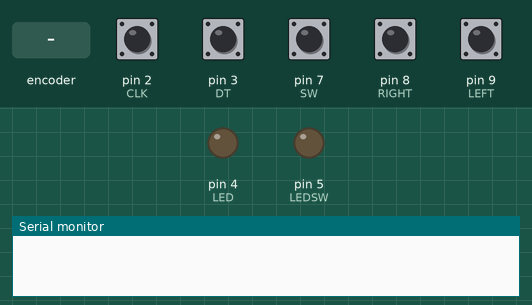
This sketch was run on a simulated Arduino Leonardo, built with avr-gcc and run on an emulated ATmega32U4. Parts: output pins drawn as LEDs (lit = HIGH), the last lines printed to the serial monitor. Inputs (shaded band) come from the test bench; at power-on: pin 2 (CLK), pin 3 (DT), pin 7 (SW), pin 8 (RIGHT), pin 9 (LEFT) HIGH. USB keyboard and mouse output is not drawn.

Above: at 1.2 s.
1.3 s: pin 7 (SW) pulled LOW for 0.15 s
At 2.1 s:
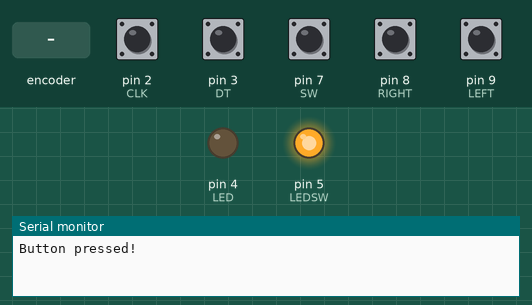
2.9 s: pin 8 (RIGHT) pulled LOW for 0.15 s
4.5 s: rotary encoder on pin 2 (CLK) / pin 3 (DT) turned 1 step (first pin leading)
6.2 s: pin 9 (LEFT) pulled LOW for 0.15 s
7.8 s: pin 7 (SW) pulled LOW for 1 s
At 8.3 s:
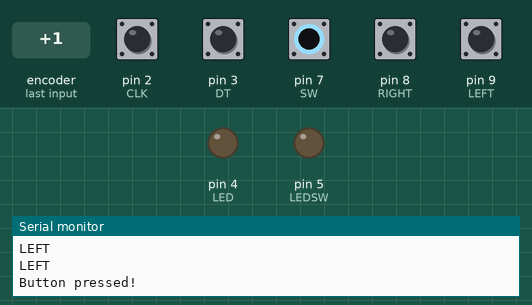
10.3 s: pin 8 (RIGHT) pulled LOW for 1 s
Timing chart, 0 to 13.3 s (numbered marks = the images above; inputs shaded):
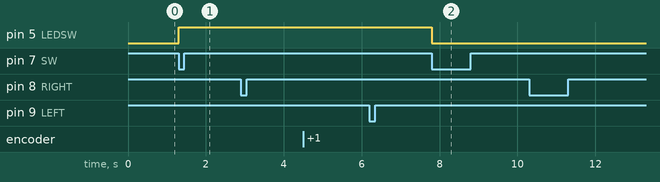

The sketch:

40_Turns__current_.ino
```cpp
#include "Mouse.h"

/*defines constant variables*/
#define CLK 2    //encoder outputA
#define DT 3     //encoder outputB
#define SW 7     //encoder switch
#define LEFT 9   //left horizontal toggle switch
#define RIGHT 8  //left horizontal toggle switch
#define LED 4    //event status LED
#define LEDSW 5  //latch status LED

//Variable for status report and debounce
int counter = 0;

bool latch;
bool status;
int currentStateCLK;
int lastStateCLK;
bool btnState;
unsigned long lastButtonPress = 0;
int range = 10;
String currentDir = "";


void setup() {
  /* Set designate encoder pins */
  pinMode(CLK, INPUT);           //rotary outputA
  pinMode(DT, INPUT);            //rotary outputB
  pinMode(SW, INPUT_PULLUP);     //rotary switch
  pinMode(LED, OUTPUT);          //mouse input status
  pinMode(LEDSW, OUTPUT);        //latch/left mouse click status
  pinMode(LEFT, INPUT_PULLUP);   //horizontal toggle switch left
  pinMode(RIGHT, INPUT_PULLUP);  //horizontal toggle switch right

  // Setup Serial Monitor for display received Data; 9600 is the baud rate (think wordclock)
  Serial.begin(9600);

  // Hands over mouse control can be dangerous if there are errors in the program
  Mouse.begin();

  // Read the initial state of CLK !!REDUNDANT!!
  lastStateCLK = digitalRead(CLK);


  //initializes the "latch/left mouse click" as OFF
  latch = LOW;
}

void loop() {
  /*this is meant to create a "fine/coarse" rotational toggle when the encoder is held while turning...no luck
	*/
  bool btnState = digitalRead(SW);
  if (btnState == LOW) {
    int range = 2;
  } else {
    range = 10;
  }


  // Read the current state of CLK this helps determine any rotary changes and in which direction
  currentStateCLK = digitalRead(CLK);

  /*If last and current state of CLK are different, then an expected pulse has occurred.
  Also it shall react to only 1 state change to avoid double count.
  the next line looks for a change in the encoder's outputs to evaluate movement.
  If the DT state is different than the CLK state then
	the encoder is rotating CCW so decrement if it is the opossite we are moving in the other direction.
  Not exactly certain how this works it is from the arduino site*/


  //--------------------ROTARY ENCODER VERTICAL MOVEMENT--------------------

  //this says...what exactly?
  if (currentStateCLK != lastStateCLK && currentStateCLK == 1) {
    digitalWrite(LED, HIGH);
    if (digitalRead(DT) != currentStateCLK) {
      counter--;
      currentDir = "CCW";
      Mouse.move(0, -range);

    } else {
      counter++;
      currentDir = "CW";
      Mouse.move(0, range);
    }

    /*Displays the status of any rotary enocoder actions*/
    Serial.print("Direction: ");
    Serial.print(currentDir);
    Serial.print(" | Counter: ");
    Serial.println(counter);
    Serial.print("range");
    Serial.println(range);
  }

  //resets the rotary encoder's state
  lastStateCLK = currentStateCLK;
  //makes sure the "input LED" is off to begin with. (might be redundant)
  digitalWrite(LED, LOW);


  //----------------LATCH/LEFT MOUSE CLICK COMMANDS-------------------------

  // Check the latch state, which order MOUSE_LEFT commands
  if (latch == HIGH) {
    digitalWrite(LEDSW, HIGH);
    Mouse.press(MOUSE_LEFT);
  } else {
    digitalWrite(LEDSW, LOW);
    Mouse.release(MOUSE_LEFT);
  }
  //If we detect LOW signal, button is pressed
  if (btnState == LOW) {
    digitalWrite(LED, HIGH);
    //if 50ms have passed since last LOW pulse, it means that the
    //button has been pressed, released and pressed again
    if (millis() - lastButtonPress > 50) {
      Serial.println("Button pressed!");
      bool status = HIGH;
      latch = !latch;
    } else {
      bool status = LOW;
    }


    digitalWrite(LED, LOW);
    // Remember when the last button pressed event occured
    lastButtonPress = millis();
  }

  //A slight delay to help debounce the reading (DOES IT REALLY?)
  delay(1);

  //-----------------------------HORIZONTAL TOGGLE SWITCH-------------------

  if (digitalRead(LEFT) == LOW) {
    Mouse.move(-1, 0);
    Serial.println("LEFT");
    digitalWrite(LED, HIGH);
  } else {
    digitalWrite(LED, LOW);
  }
  if (digitalRead(RIGHT) == LOW) {
    Mouse.move(1, 0);
    Serial.println("RIGHT");
    digitalWrite(LED, HIGH);
  } else {
    digitalWrite(LED, LOW);
  }
}
```

Measured:
- after the input at 1.3 s, pin 5 (LEDSW): LOW → HIGH at once
- after the input at 7.8 s, pin 5 (LEDSW): HIGH → LOW at once
